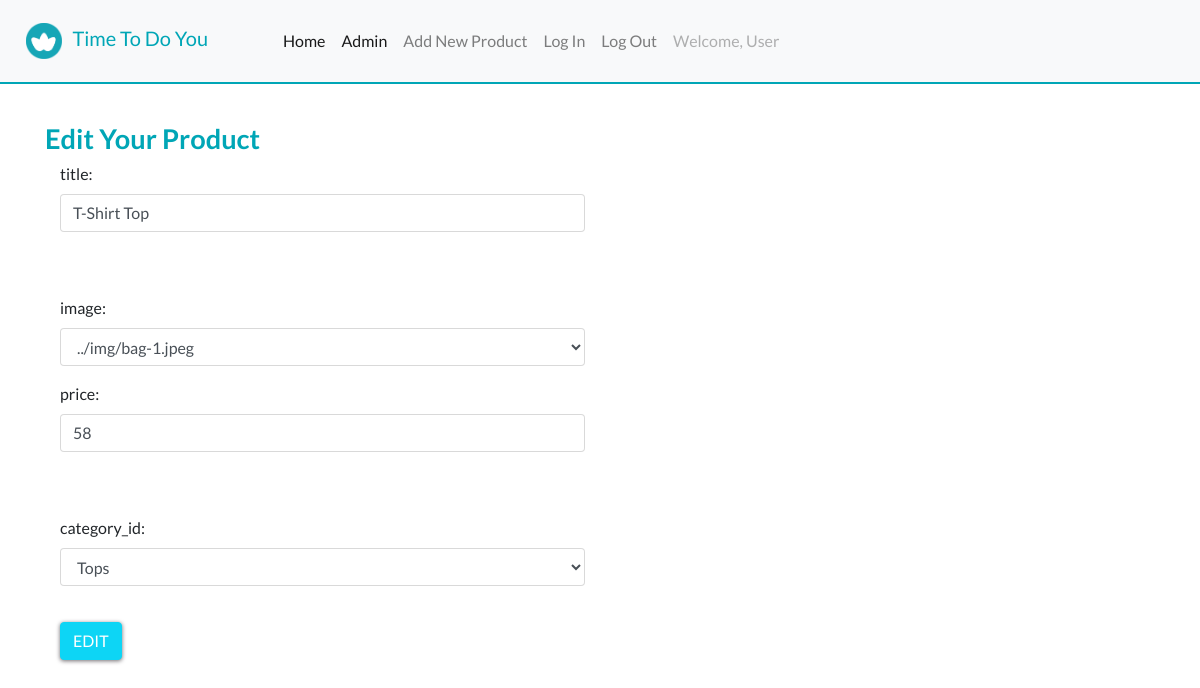
/backend/_edit.php?tb=product_tb&id=4 (signed in), run on the app's committed database.
### tables this page shows
CREATE TABLE `product_tb` (
  `product_id` int(11) NOT NULL,
  `title` varchar(20) NOT NULL,
  `image` text NOT NULL,
  `price` int(11) NOT NULL,
  `category_id` int(11) NOT NULL
);

### backend/backend_db.php (called while the page is built, shortened)
<?php
	function db_connect() {
		static $connection;
		if(!isset($connection)) {
			$configArray = parse_ini_file("../../../con/config.ini");
			$connection = mysqli_connect($configArray["host"], $configArray["username"], $configArray["password"], $configArray["database"] );
			if(!$connection) {
				return mysqli_connect_error();
			}
			else {
				return $connection;
			}
		}
		else {
			return $connection;
		}
	}
?>

### backend/_edit.php (the view, shortened to what this page needs)
<?php include 'back_header.php'?>
<body>
    <div class="container admin-container">
		<h3>Edit Your Product </h3>
		<?php
			include "backend_db.php";
			if(isset($_GET["id"])) {
				if(db_connect()) {
					$id = mysqli_real_escape_string(db_connect(), $_GET["id"]);
					$tb = mysqli_real_escape_string(db_connect(), $_GET["tb"]);
					$query = "SELECT * FROM ".$tb." WHERE product_id='".$id."'";
                    $queryResult = mysqli_query(db_connect(), $query);
					if($queryResult) {
                        echo "<div class='col-sm-12 col-md-12 col-lg-12'>";
						echo '<form class="form" action="_edit_process.php" method="POST">';
						while($rowArray = mysqli_fetch_assoc($queryResult)) {
							foreach($rowArray as $name=>$value) {
								if($name === "title" || $name === "price") {
                                    echo "<div class='form-group row'>";
                                    echo "<div class='col-sm-12 col-md-6 col-lg-6'>";
									echo '<label>'.$name.': </label><input type="text" class="form-control" name="'.$name.'" value="'.$value.'" required>
										<br><br>';
                                    echo "</div>";
                                    echo "</div>";
								}
								else if ($name === "image"){
									echo "<div class='form-group row'>";
                                    echo "<div class='col-sm-12 col-md-6 col-lg-6'>";
									echo '<label>'.$name.': </label>';
									echo "<select  class='form-control imageSelect' id='imageSelect' name='".$name."' value='".$value."'>";
										foreach(glob('../img/*[.jpg, .jpeg, .png, .PNG]') as $filename){
											echo "<option>" . $filename . "</option>";
										}
									echo "</select>";
                                    echo "</div>";
                                    echo "</div>";
                                }
                                else if( $name === "category_id"){
                                    echo "<div class='form-group row'>";
                                    echo "<div class='col-sm-12 col-md-6 col-lg-6'>";
									echo '<label>'.$name.': </label>';
                                    echo "<select  class='form-control name='".$name."' value='".$value."'>";
                                    echo "<option value='1' selected>Tops</option>";
									echo "</select>";
                                    echo "</div>";
                                    echo "</div>";
                                }
								else {
									echo '<input type="hidden" name="'.$name.'" value="'.$value.'">';
								}
							}
							echo '<input type="submit" class="btn btn-primary" value="Edit">';
						}
						echo '</form>';
                        echo"</div>";
					}
				}
			}
		?>
    </div>
	</body>
    <?php include 'back_footer.php'?>
</html>

### css/styles.css (style rules this page uses)
body { font-family: 'Lato', sans-serif; }
h3 { font-size: 1.7rem; color: #00A6B6; font-weight: 700; }
.btn-primary { color: #fff; background-color: #0dd5f5; border-color: #0dd5f5; border-radius: none; text-transform: uppercase; -webkit-box-shadow: 0px 1px 4px 0px #706c70; -moz-box-shadow: 0px 1px 4px 0px #706c70; box-shadow: 0px 1px 4px 0px #706c70; }
@media screen and (max-width: 1200px) { .btn-primary { margin-top: 20px; } }
.admin-container { margin-top: 40px; }

### data on the page
product_tb: name "title", title "T-Shirt Top", name "image", image "../img/bag-1.jpeg", name "price", price "58", name "category_id", category "Tops"

### other printed values
$_SESSION['username'] "User"
